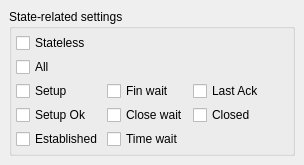
                <widget class="QWidget" name="page_2">
                 <layout class="QVBoxLayout">
                  <property name="spacing">
                   <number>6</number>
                  </property>
                  <property name="margin">
                   <number>9</number>
                  </property>
                  <item>
                   <widget class="QGroupBox" name="groupBoxState">
                    <property name="title">
                     <string>State-related settings</string>
                    </property>
                    <layout class="QGridLayout">
                     <property name="margin">
                      <number>4</number>
                     </property>
                     <property name="spacing">
                      <number>4</number>
                     </property>
                     <item row="3" column="2">
                      <widget class="IQFCheckBox" name="cbClosed">
                       <property name="text">
                        <string>Closed</string>
                       </property>
                      </widget>
                     </item>
                     <item row="2" column="2">
                      <widget class="IQFCheckBox" name="cbLastAck">
                       <property name="text">
                        <string>Last Ack</string>
                       </property>
                      </widget>
                     </item>
                     <item row="4" column="1">
                      <widget class="IQFCheckBox" name="cbTimeWait">
                       <property name="text">
                        <string>Time wait</string>
                       </property>
                      </widget>
                     </item>
                     <item row="3" column="1">
                      <widget class="IQFCheckBox" name="cbClWait">
                       <property name="text">
                        <string>Close wait</string>
                       </property>
                      </widget>
                     </item>
                     <item row="2" column="1">
                      <widget class="IQFCheckBox" name="cbFin">
                       <property name="text">
                        <string>Fin wait</string>
                       </property>
                      </widget>
                     </item>
                     <item row="4" column="0">
                      <widget class="IQFCheckBox" name="cbEstablished">
                       <property name="text">
                        <string>Established</string>
                       </property>
                      </widget>
                     </item>
                     <item row="3" column="0">
                      <widget class="IQFCheckBox" name="cbSetupOk">
                       <property name="text">
                        <string>Setup Ok</string>
                       </property>
                      </widget>
                     </item>
                     <item row="2" column="0">
                      <widget class="IQFCheckBox" name="cbSetup">
                       <property name="cursor">
                        <cursorShape>ArrowCursor</cursorShape>
                       </property>
                       <property name="text">
                        <string>Setup</string>
                       </property>
                      </widget>
                     </item>
                     <item row="1" column="0">
                      <widget class="IQFCheckBox" name="cbState">
                       <property name="text">
                        <string>All</string>
                       </property>
                      </widget>
                     </item>
                     <item row="0" column="0">
                      <widget class="IQFCheckBox" name="cbStateless">
                       <property name="text">
                        <string>Stateless</string>
                       </property>
                      </widget>
                     </item>
                     <item row="0" column="1" colspan="2">
                      <spacer>
                       <property name="orientation">
                        <enum>Qt::Horizontal</enum>
                       </property>
                       <property name="sizeHint" stdset="0">
                        <size>
                         <width>181</width>
                         <height>20</height>
                        </size>
                       </property>
                      </spacer>
                     </item>
                     <item row="1" column="1" colspan="2">
                      <spacer>
                       <property name="orientation">
                        <enum>Qt::Horizontal</enum>
                       </property>
                       <property name="sizeHint" stdset="0">
                        <size>
                         <width>181</width>
                         <height>20</height>
                        </size>
                       </property>
                      </spacer>
                     </item>
                     <item row="4" column="2">
                      <spacer>
                       <property name="orientation">
                        <enum>Qt::Horizontal</enum>
                       </property>
                       <property name="sizeHint" stdset="0">
                        <size>
                         <width>81</width>
                         <height>20</height>
                        </size>
                       </property>
                      </spacer>
                     </item>
                    </layout>
                   </widget>
                  </item>
                 </layout>
                </widget>
